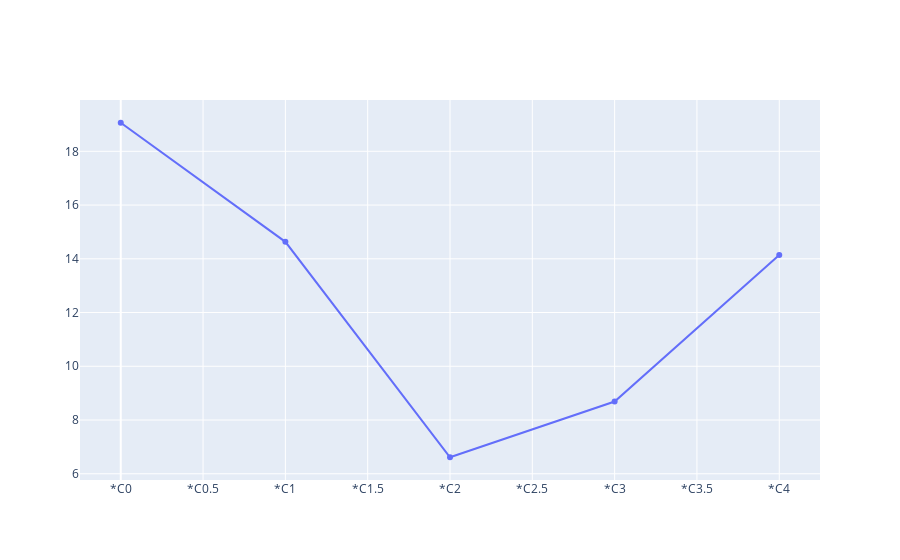

Notebook cell for this chart:
### Code cell
fig = go.Figure(
    data=[go.Scatter(y=weather["Temperature AVG"].head())])
fig.update_xaxes(tickprefix="*C")
fig.update_yaxes()
fig.update_layout(autosize=True)


fig.show()

### Figure 1 — Plotly figure (JSON) as saved in the notebook; plotly's stock layout.template omitted (floating-point values rounded to 4 significant figures)
{"data": [{"type": "scatter", "y": [19.06, 14.63, 6.614, 8.687, 14.14]}], "layout": {"autosize": true, "xaxis": {"autorange": true, "range": [-0.2637, 4.264], "tickprefix": "*C"}, "yaxis": {"autorange": true, "range": [5.702, 19.97], "type": "linear"}}}
